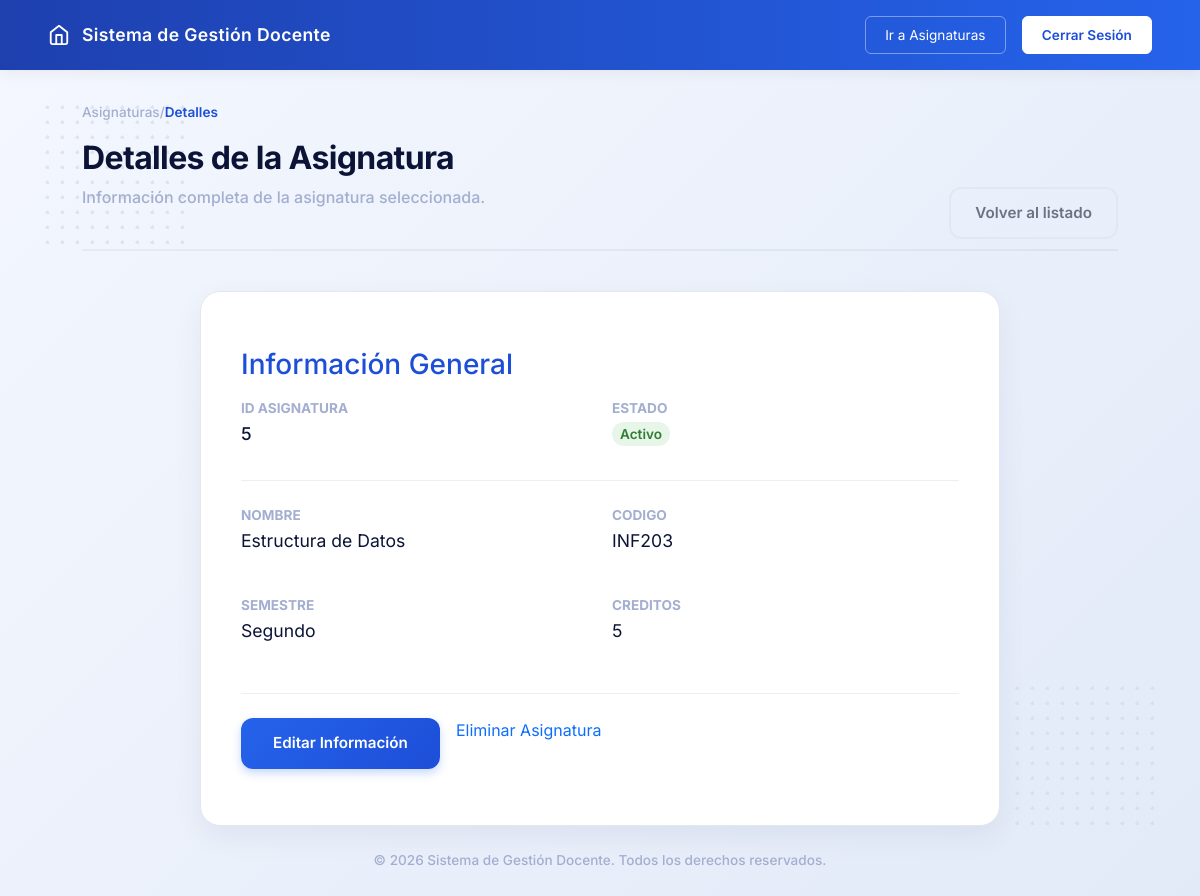
/routes/asignaturas.php?accion=buscar&id_asignatura=5, run on the app's committed database.
### tables this page shows
CREATE TABLE asignaturas (
    id_asignatura INT(11) NOT NULL AUTO_INCREMENT,
    codigo VARCHAR(20) NOT NULL,
    nombre VARCHAR(100) NOT NULL,
    semestre ENUM(
        'Primer',
        'Segundo',
        'Tercero',
        'Cuarto',
        'Quinto',
        'Sexto',
        'Septimo',
        'Octavo',
        'Noveno',
        'Decimo'
    ) NOT NULL,
    creditos INT(2) NOT NULL,
    fecha_modificacion TIMESTAMP NOT NULL DEFAULT CURRENT_TIMESTAMP,
    fecha_creacion TIMESTAMP NOT NULL DEFAULT CURRENT_TIMESTAMP,
    estado ENUM('activo','inactivo') NOT NULL DEFAULT 'activo',

    PRIMARY KEY(id_asignatura),
    UNIQUE KEY uk_asignatura_codigo(codigo)
);

### config/Conexion.php (called while the page is built)
<?php
class Conexion
{
    private static $conexion = null;
    public static function conectar()
    {
        if (self::$conexion == null) {
            try {
                self::$conexion = new PDO(
                    "mysql:host=localhost;port=3306;dbname=gestion_docentes_db;charset=utf8",
                    "root",
                    ""
                );
                self::$conexion->setAttribute(
                    PDO::ATTR_ERRMODE,
                    PDO::ERRMODE_EXCEPTION
                );
                self::$conexion->setAttribute(
                    PDO::ATTR_DEFAULT_FETCH_MODE,
                    PDO::FETCH_ASSOC
                );
            } catch (PDOException $e) {
                die("Error de conexión: " . $e->getMessage());
            }
        }
        return self::$conexion;
    }
}

### app/modelos/AsignaturaModelo.php (called while the page is built, shortened)
<?php
require_once 'config/Conexion.php';
class AsignaturaModelo
{
    private $conexion;
    public function __construct()
    {
        $this->conexion = Conexion::conectar();
    }
    public function buscar($id_asignatura)
    {
        $sql = "SELECT
                    id_asignatura,
                    codigo,
                    nombre,
                    semestre,
                    creditos,
                    fecha_creacion,
                    estado
                FROM asignaturas
                WHERE id_asignatura = :id_asignatura";
        $stmt = $this->conexion->prepare($sql);
        $stmt->execute([
            ':id_asignatura' => $id_asignatura
        ]);
        return $stmt->fetch(PDO::FETCH_ASSOC);
    }
}

### app/vistas/asignatura/asignatura_detalle.php (the view, shortened to what this page needs)
<?php
require_once __DIR__."/../layout/header.php"
?>
    <div class="dot-pattern top-left"></div>
    <div class="dot-pattern bottom-right"></div>
    <main class="main-container content-align-top">
        <div class="breadcrumb" style="color: var(--text-gray); font-size: 0.85rem; margin-bottom: 1rem;">
            <a href="/gestion-docentes-web/asignaturas" style="color: var(--text-gray); text-decoration: none;">Asignaturas</a> / <span style="color: var(--c-primary-main); font-weight: 600;">Detalles</span>
        </div>
        <header class="section-header">
            <div>
                <h1 class="page-title">Detalles de la Asignatura</h1>
                <p class="page-subtitle">Información completa de la asignatura seleccionada.</p>
            </div>
            <div>
                <a href="/gestion-docentes-web/asignaturas" class="btn-cancel">Volver al listado</a>
            </div>
        </header>
        <div class="details-layout" style="grid-template-columns: 1fr; max-width: 800px; margin: 0 auto; width: 100%;">
            <div class="form-section">
                <div class="section-card">
                    <div id="contenedorDetalle" style="color: var(--text-dark); padding: 1rem 0;">
                        <div style="margin-bottom: 1.5rem; border-bottom: 1px solid #eee; padding-bottom: 1rem;">
                            <h3 style="margin-bottom: 0.5rem; color: var(--c-primary-main);">Información General</h3>
                            <div class="grid-2" style="margin-top: 1rem;">
                                <div>
                                    <strong style="color: var(--text-gray); display: block; font-size: 0.85rem; text-transform: uppercase;">ID Asignatura</strong>
                                    <p style="font-size: 1.1rem; font-weight: 500; margin-top: 0.2rem;"><?= htmlspecialchars($asignatura['id_asignatura'] ?? 'N/A') ?></p>
                                </div>
                                <div>
                                    <strong style="color: var(--text-gray); display: block; font-size: 0.85rem; text-transform: uppercase;">Estado</strong>
                                    <p style="margin-top: 0.2rem;">
                                        <?php if (($asignatura['estado'] ?? '') === 'activo'): ?>
                                            <span style="background: #e8f5e9; color: #2e7d32; padding: 4px 8px; border-radius: 12px; font-size: 0.85rem; font-weight: 600;">Activo</span>
                                        <?php else: ?>
                                            <span style="background: #ffebee; color: #c62828; padding: 4px 8px; border-radius: 12px; font-size: 0.85rem; font-weight: 600;">Inactivo</span>
                                        <?php endif; ?>
                                    </p>
                                </div>
                            </div>
                        </div>
                        <div style="margin-bottom: 1.5rem;">
                            <div class="grid-2">
                                <div>
                                    <strong style="color: var(--text-gray); display: block; font-size: 0.85rem; text-transform: uppercase;">Nombre</strong>
                                    <p style="font-size: 1.1rem; margin-top: 0.2rem;"><?= htmlspecialchars($asignatura['nombre'] ?? '') ?></p>
                                </div>
                                <div>
                                    <strong style="color: var(--text-gray); display: block; font-size: 0.85rem; text-transform: uppercase;">Codigo</strong>
                                    <p style="font-size: 1.1rem; margin-top: 0.2rem;"><?= htmlspecialchars($asignatura['codigo'] ?? '') ?></p>
                                </div>
                            </div>
                        </div>
                        <div style="margin-bottom: 1.5rem;">
                            <div class="grid-2">
                                <div>
                                    <strong style="color: var(--text-gray); display: block; font-size: 0.85rem; text-transform: uppercase;">Semestre</strong>
                                    <p style="font-size: 1.1rem; margin-top: 0.2rem;"><?= htmlspecialchars($asignatura['semestre'] ?? '') ?></p>
                                </div>
                                <div>
                                    <strong style="color: var(--text-gray); display: block; font-size: 0.85rem; text-transform: uppercase;">Creditos</strong>
                                    <p style="font-size: 1.1rem; margin-top: 0.2rem;"><?= htmlspecialchars($asignatura['creditos'] ?? '') ?></p>
                                </div>
                            </div>
                        </div>
                        <div style="margin-top: 2rem; display: flex; gap: 1rem; border-top: 1px solid #eee; padding-top: 1.5rem;">
                            <a href="?accion=editar&id_asignatura=<?= htmlspecialchars($asignatura['id_asignatura'] ?? '') ?>" class="btn-save" style="text-decoration: none;">Editar Información</a>
                            <a href="?accion=eliminar&id_asignatura=<?= htmlspecialchars($asignatura['id_asignatura'] ?? '') ?>" class="btn-red" style="text-decoration: none;" onclick="return confirm('¿Está seguro de eliminar esta asignatura?');">Eliminar Asignatura</a>
                        </div>
                    </div>
                </div>
            </div>
        </div>
    </main>
<?php require_once __DIR__."/../layout/footer.php" ?>

### public/css/style.css (style rules this page uses)
:root { --bg-gradient-start: #F4F7FE; --bg-gradient-end: #E2EAF8; --text-dark: #0B1437; --text-gray: #A3AED0; --card-bg: #FFFFFF; --border-color: #E2E8F0; --c-blue-light: #E1E9F8; --c-blue-main: #4361EE; --c-primary-light: #4A85F6; --c-primary-main: #1D4ED8; --c-teal-light: #D1FAE5; --c-teal-main: #10B981; --c-purple-light: #EDE9FE; --c-purple-main: #8B5CF6; --c-orange-light: #fef5e9; --c-orange-main: #f6975c; }
* { margin: 0; padding: 0; box-sizing: border-box; font-family: 'Inter', sans-serif; }
.home-body { background: linear-gradient(135deg, var(--bg-gradient-start) 0%, var(--bg-gradient-end) 100%); min-height: 100vh; display: flex; flex-direction: column; position: relative; }
.main-container { flex: 1; width: 100%; max-width: 1100px; margin: 0 auto; padding: 0 2rem; position: relative; z-index: 10; display: flex; flex-direction: column; justify-content: center; }
.content-align-top { justify-content: flex-start !important; padding-top: 2rem !important; }
.dot-pattern { position: absolute; width: 150px; height: 150px; background-image: radial-gradient(circle, #CBD5E1 2px, transparent 2px); background-size: 15px 15px; opacity: 0.5; z-index: 1; }
.top-left { top: 100px; left: 40px; }
.bottom-right { bottom: 80px; right: 40px; }
.breadcrumb { color: var(--text-gray); font-size: 0.85rem; margin-bottom: 0.5rem; font-weight: 500; }
.section-header { display: flex; justify-content: space-between; align-items: flex-end; margin-bottom: 2.5rem; border-bottom: 2px solid rgba(11, 20, 55, 0.05); padding-bottom: 1.5rem; }
.page-title { font-size: 2rem; font-weight: 700; color: var(--text-dark); letter-spacing: -0.02em; }
.page-subtitle { color: var(--text-gray); font-size: 1rem; font-weight: 500; }
.details-layout { display: grid; grid-template-columns: 1fr 300px; gap: 2rem; align-items: start; }
.form-section { width: 100%; }
.section-card { background: #FFFFFF; border-radius: 20px; padding: 2.5rem; box-shadow: 0 10px 30px rgba(11, 20, 55, 0.06); border: 1px solid var(--border-color); }
.grid-2 { display: grid; grid-template-columns: 1fr 1fr; gap: 1.5rem; }
.btn-save { background: linear-gradient(135deg, #2563EB 0%, #1D4ED8 100%); color: white; padding: 0.9rem 2rem; border-radius: 12px; border: none; font-weight: 600; font-size: 0.95rem; display: inline-flex; align-items: center; gap: 0.5rem; cursor: pointer; transition: all 0.3s ease; box-shadow: 0 4px 10px rgba(37, 99, 235, 0.25); }
.btn-cancel { background: transparent; color: #6B7280; padding: 0.9rem 1.5rem; border-radius: 12px; text-decoration: none; font-weight: 600; font-size: 0.95rem; border: 2px solid var(--border-color); transition: all 0.3s ease; }

### data on the page
asignaturas: id_asignatura "5", nombre "Estructura de Datos", codigo "INF203", semestre "Segundo", creditos "5"

### other printed values
$menu["nombre"] "Asignaturas"
